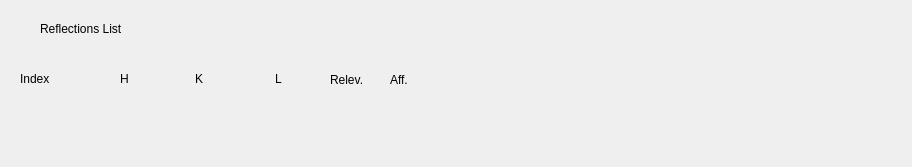
<?xml version="1.0" encoding="UTF-8"?>
<ui version="4.0">
 <class>ReflectionsList</class>
 <widget class="TaurusWidget" name="ReflectionsList">
  <property name="geometry">
   <rect>
    <x>0</x>
    <y>0</y>
    <width>912</width>
    <height>167</height>
   </rect>
  </property>
  <property name="windowTitle">
   <string>Form</string>
  </property>
  <widget class="QLabel" name="ReflectionsListLabel">
   <property name="geometry">
    <rect>
     <x>40</x>
     <y>20</y>
     <width>98</width>
     <height>17</height>
    </rect>
   </property>
   <property name="text">
    <string>Reflections List</string>
   </property>
  </widget>
  <widget class="QLabel" name="rl_label1">
   <property name="geometry">
    <rect>
     <x>20</x>
     <y>70</y>
     <width>36</width>
     <height>17</height>
    </rect>
   </property>
   <property name="text">
    <string>Index</string>
   </property>
  </widget>
  <widget class="QLabel" name="rl_label1_2">
   <property name="geometry">
    <rect>
     <x>120</x>
     <y>70</y>
     <width>16</width>
     <height>17</height>
    </rect>
   </property>
   <property name="text">
    <string>H</string>
   </property>
  </widget>
  <widget class="QLabel" name="rl_label1_3">
   <property name="geometry">
    <rect>
     <x>195</x>
     <y>70</y>
     <width>16</width>
     <height>17</height>
    </rect>
   </property>
   <property name="text">
    <string>K</string>
   </property>
  </widget>
  <widget class="QLabel" name="rl_label1_4">
   <property name="geometry">
    <rect>
     <x>275</x>
     <y>70</y>
     <width>16</width>
     <height>17</height>
    </rect>
   </property>
   <property name="text">
    <string>L</string>
   </property>
  </widget>
  <widget class="QLabel" name="rl_label1_5">
   <property name="geometry">
    <rect>
     <x>330</x>
     <y>70</y>
     <width>41</width>
     <height>20</height>
    </rect>
   </property>
   <property name="text">
    <string>Relev.</string>
   </property>
  </widget>
  <widget class="QLabel" name="rl_label1_6">
   <property name="geometry">
    <rect>
     <x>390</x>
     <y>70</y>
     <width>41</width>
     <height>20</height>
    </rect>
   </property>
   <property name="text">
    <string>Aff.</string>
   </property>
  </widget>
 </widget>
 <customwidgets>
  <customwidget>
   <class>TaurusWidget</class>
   <extends>QWidget</extends>
   <header>taurus.qt.qtgui.container</header>
   <container>1</container>
  </customwidget>
 </customwidgets>
 <resources/>
 <connections/>
</ui>
